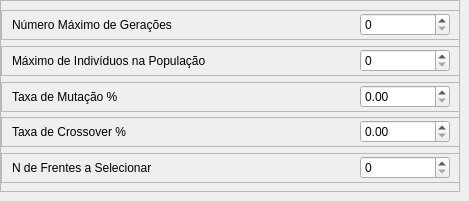
       <widget class="QWidget" name="tab_widget_novo_dados_ag">
        <attribute name="title">
         <string>Dados AG</string>
        </attribute>
        <widget class="QFrame" name="frame_2">
         <property name="geometry">
          <rect>
           <x>0</x>
           <y>0</y>
           <width>460</width>
           <height>192</height>
          </rect>
         </property>
         <property name="frameShape">
          <enum>QFrame::StyledPanel</enum>
         </property>
         <property name="frameShadow">
          <enum>QFrame::Raised</enum>
         </property>
         <layout class="QVBoxLayout" name="verticalLayout">
          <property name="leftMargin">
           <number>0</number>
          </property>
          <property name="rightMargin">
           <number>0</number>
          </property>
          <item>
           <widget class="QFrame" name="botao_menu_7">
            <property name="sizePolicy">
             <sizepolicy hsizetype="Maximum" vsizetype="Preferred">
              <horstretch>0</horstretch>
              <verstretch>0</verstretch>
             </sizepolicy>
            </property>
            <property name="minimumSize">
             <size>
              <width>460</width>
              <height>30</height>
             </size>
            </property>
            <property name="maximumSize">
             <size>
              <width>470</width>
              <height>30</height>
             </size>
            </property>
            <property name="frameShape">
             <enum>QFrame::StyledPanel</enum>
            </property>
            <property name="frameShadow">
             <enum>QFrame::Raised</enum>
            </property>
            <layout class="QHBoxLayout" name="horizontalLayout_10">
             <property name="spacing">
              <number>0</number>
             </property>
             <property name="leftMargin">
              <number>10</number>
             </property>
             <property name="topMargin">
              <number>0</number>
             </property>
             <property name="rightMargin">
              <number>10</number>
             </property>
             <property name="bottomMargin">
              <number>0</number>
             </property>
             <item alignment="Qt::AlignLeft|Qt::AlignVCenter">
              <widget class="QLabel" name="label_titulo_app_2">
               <property name="styleSheet">
                <string notr="true">font: 75 12pt &quot;Arial&quot;;</string>
               </property>
               <property name="text">
                <string>Número Máximo de Gerações</string>
               </property>
              </widget>
             </item>
             <item>
              <widget class="QSpinBox" name="spinBox_numero_max_geracoes">
               <property name="maximumSize">
                <size>
                 <width>90</width>
                 <height>16777215</height>
                </size>
               </property>
              </widget>
             </item>
            </layout>
           </widget>
          </item>
          <item>
           <widget class="QFrame" name="botao_menu_9">
            <property name="sizePolicy">
             <sizepolicy hsizetype="Maximum" vsizetype="Preferred">
              <horstretch>0</horstretch>
              <verstretch>0</verstretch>
             </sizepolicy>
            </property>
            <property name="minimumSize">
             <size>
              <width>460</width>
              <height>30</height>
             </size>
            </property>
            <property name="maximumSize">
             <size>
              <width>470</width>
              <height>30</height>
             </size>
            </property>
            <property name="frameShape">
             <enum>QFrame::StyledPanel</enum>
            </property>
            <property name="frameShadow">
             <enum>QFrame::Raised</enum>
            </property>
            <layout class="QHBoxLayout" name="horizontalLayout_11">
             <property name="spacing">
              <number>0</number>
             </property>
             <property name="leftMargin">
              <number>10</number>
             </property>
             <property name="topMargin">
              <number>0</number>
             </property>
             <property name="rightMargin">
              <number>10</number>
             </property>
             <property name="bottomMargin">
              <number>0</number>
             </property>
             <item alignment="Qt::AlignLeft|Qt::AlignVCenter">
              <widget class="QLabel" name="label_titulo_app_3">
               <property name="styleSheet">
                <string notr="true">font: 75 12pt &quot;Arial&quot;;</string>
               </property>
               <property name="text">
                <string>Máximo de Indivíduos na População</string>
               </property>
              </widget>
             </item>
             <item>
              <widget class="QSpinBox" name="spinBox_max_individuos_populacao">
               <property name="maximumSize">
                <size>
                 <width>90</width>
                 <height>16777215</height>
                </size>
               </property>
              </widget>
             </item>
            </layout>
           </widget>
          </item>
          <item>
           <widget class="QFrame" name="botao_menu_10">
            <property name="sizePolicy">
             <sizepolicy hsizetype="Maximum" vsizetype="Preferred">
              <horstretch>0</horstretch>
              <verstretch>0</verstretch>
             </sizepolicy>
            </property>
            <property name="minimumSize">
             <size>
              <width>460</width>
              <height>30</height>
             </size>
            </property>
            <property name="maximumSize">
             <size>
              <width>470</width>
              <height>30</height>
             </size>
            </property>
            <property name="frameShape">
             <enum>QFrame::StyledPanel</enum>
            </property>
            <property name="frameShadow">
             <enum>QFrame::Raised</enum>
            </property>
            <layout class="QHBoxLayout" name="horizontalLayout_12">
             <property name="spacing">
              <number>0</number>
             </property>
             <property name="leftMargin">
              <number>10</number>
             </property>
             <property name="topMargin">
              <number>0</number>
             </property>
             <property name="rightMargin">
              <number>10</number>
             </property>
             <property name="bottomMargin">
              <number>0</number>
             </property>
             <item alignment="Qt::AlignLeft|Qt::AlignVCenter">
              <widget class="QLabel" name="label_titulo_app_4">
               <property name="styleSheet">
                <string notr="true">font: 75 12pt &quot;Arial&quot;;</string>
               </property>
               <property name="text">
                <string>Taxa de Mutação %</string>
               </property>
              </widget>
             </item>
             <item>
              <widget class="QDoubleSpinBox" name="doubleSpinBox_taxa_mutacao">
               <property name="maximumSize">
                <size>
                 <width>90</width>
                 <height>16777215</height>
                </size>
               </property>
               <property name="maximum">
                <double>100.000000000000000</double>
               </property>
               <property name="singleStep">
                <double>0.100000000000000</double>
               </property>
              </widget>
             </item>
            </layout>
           </widget>
          </item>
          <item>
           <widget class="QFrame" name="botao_menu_11">
            <property name="sizePolicy">
             <sizepolicy hsizetype="Maximum" vsizetype="Preferred">
              <horstretch>0</horstretch>
              <verstretch>0</verstretch>
             </sizepolicy>
            </property>
            <property name="minimumSize">
             <size>
              <width>460</width>
              <height>30</height>
             </size>
            </property>
            <property name="maximumSize">
             <size>
              <width>470</width>
              <height>30</height>
             </size>
            </property>
            <property name="frameShape">
             <enum>QFrame::StyledPanel</enum>
            </property>
            <property name="frameShadow">
             <enum>QFrame::Raised</enum>
            </property>
            <layout class="QHBoxLayout" name="horizontalLayout_13">
             <property name="spacing">
              <number>0</number>
             </property>
             <property name="leftMargin">
              <number>10</number>
             </property>
             <property name="topMargin">
              <number>0</number>
             </property>
             <property name="rightMargin">
              <number>10</number>
             </property>
             <property name="bottomMargin">
              <number>0</number>
             </property>
             <item alignment="Qt::AlignLeft|Qt::AlignVCenter">
              <widget class="QLabel" name="label_titulo_app_5">
               <property name="styleSheet">
                <string notr="true">font: 75 12pt &quot;Arial&quot;;</string>
               </property>
               <property name="text">
                <string>Taxa de Crossover %</string>
               </property>
              </widget>
             </item>
             <item>
              <widget class="QDoubleSpinBox" name="doubleSpinBox_taxa_crossover">
               <property name="maximumSize">
                <size>
                 <width>90</width>
                 <height>16777215</height>
                </size>
               </property>
               <property name="maximum">
                <double>100.000000000000000</double>
               </property>
               <property name="singleStep">
                <double>0.100000000000000</double>
               </property>
              </widget>
             </item>
            </layout>
           </widget>
          </item>
          <item>
           <widget class="QFrame" name="botao_menu_12">
            <property name="sizePolicy">
             <sizepolicy hsizetype="Maximum" vsizetype="Preferred">
              <horstretch>0</horstretch>
              <verstretch>0</verstretch>
             </sizepolicy>
            </property>
            <property name="minimumSize">
             <size>
              <width>460</width>
              <height>30</height>
             </size>
            </property>
            <property name="maximumSize">
             <size>
              <width>470</width>
              <height>30</height>
             </size>
            </property>
            <property name="frameShape">
             <enum>QFrame::StyledPanel</enum>
            </property>
            <property name="frameShadow">
             <enum>QFrame::Raised</enum>
            </property>
            <layout class="QHBoxLayout" name="horizontalLayout_14">
             <property name="spacing">
              <number>0</number>
             </property>
             <property name="leftMargin">
              <number>10</number>
             </property>
             <property name="topMargin">
              <number>0</number>
             </property>
             <property name="rightMargin">
              <number>10</number>
             </property>
             <property name="bottomMargin">
              <number>0</number>
             </property>
             <item alignment="Qt::AlignLeft|Qt::AlignVCenter">
              <widget class="QLabel" name="label_titulo_app_6">
               <property name="styleSheet">
                <string notr="true">font: 75 12pt &quot;Arial&quot;;</string>
               </property>
               <property name="text">
                <string>N de Frentes a Selecionar</string>
               </property>
              </widget>
             </item>
             <item>
              <widget class="QSpinBox" name="spinBox_numero_frentes_selecionar">
               <property name="maximumSize">
                <size>
                 <width>90</width>
                 <height>16777215</height>
                </size>
               </property>
               <property name="maximum">
                <number>10</number>
               </property>
              </widget>
             </item>
            </layout>
           </widget>
          </item>
         </layout>
        </widget>
       </widget>
